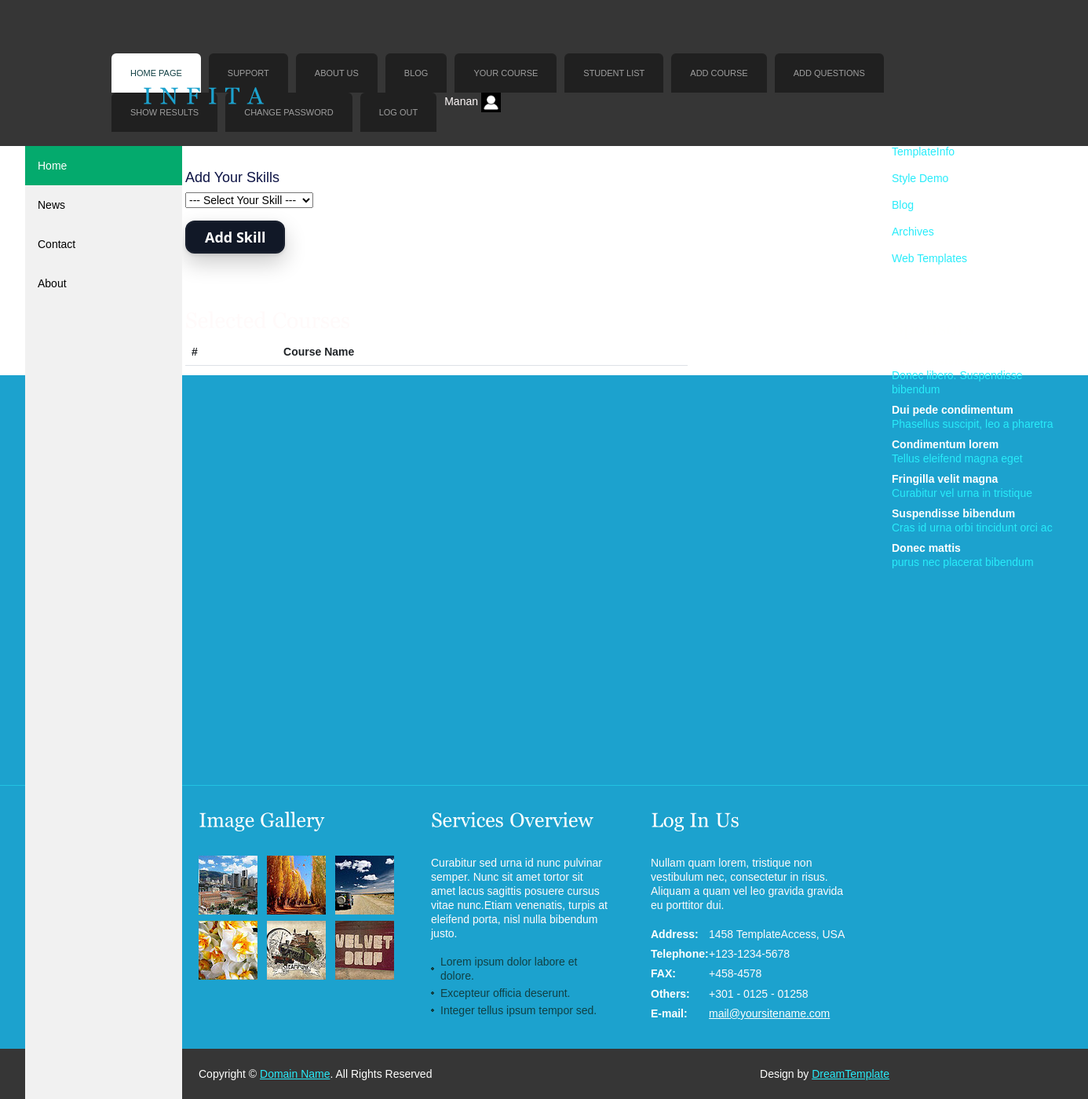
Page /facultyCourse/ (signed in) on the earlier database version.
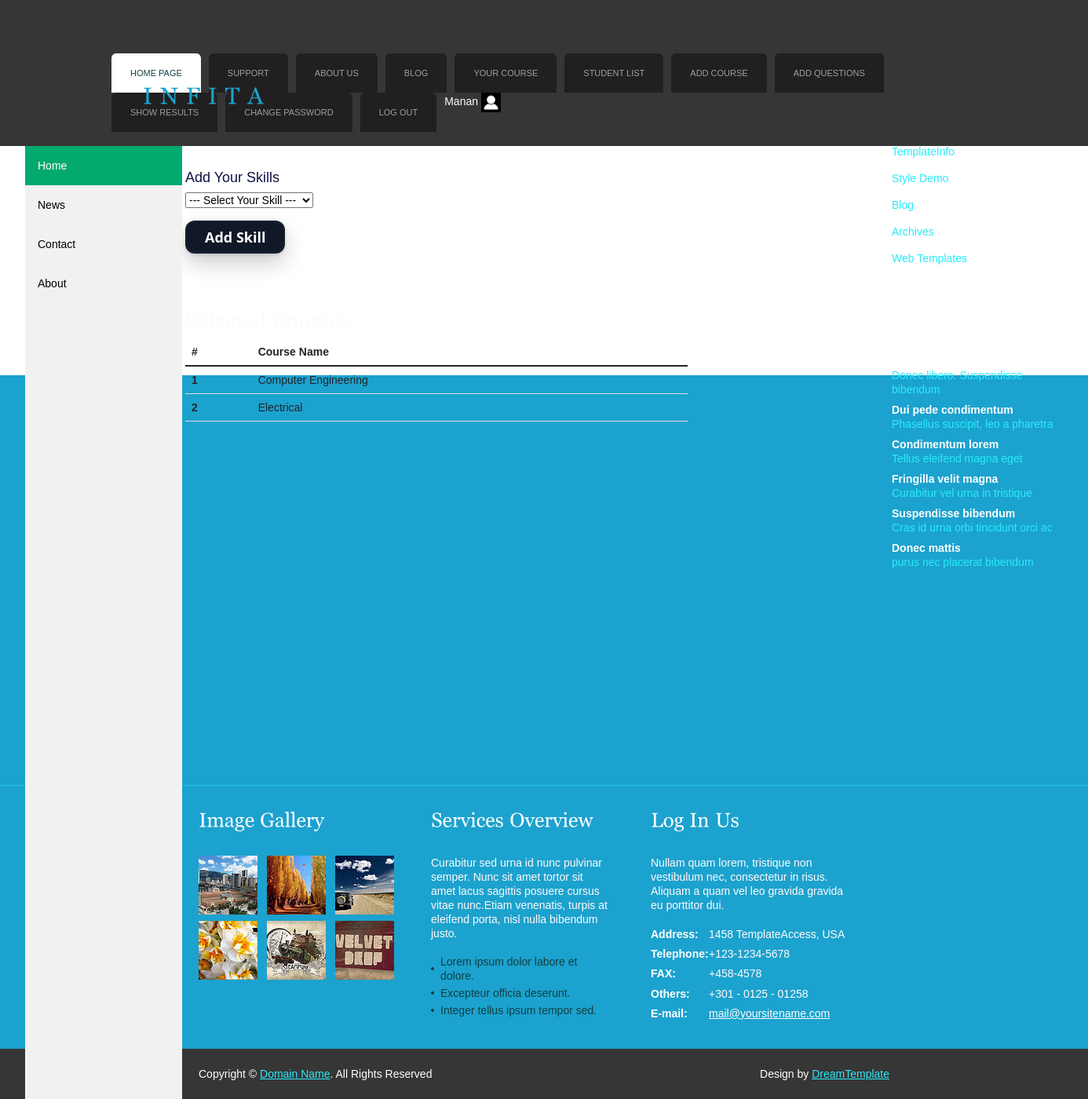
Same page on the later database version.
### onlineexamapp/models.py (models this page shows, shortened)
class FacultyCourses(models.Model):
    CHOICE = (
        ('Computer Engineering', 'Computer Engineering'),
        ('Mechanical', 'Mechanical'),
        ('Civil Engineering', 'Civil Engineering'),
        ('Electrical', 'Electrical')
    )
    faculty = models.ForeignKey(User, on_delete=models.CASCADE)
    facultyCourse = models.CharField(max_length=100, choices=CHOICE)

### onlineexamapp/views.py (the view)
# urls.py: path('facultyCourse/', views.facultyCourse, name='facultyCourse'),
def facultyCourse(request):
    faculty = User.objects.get(email = request.session['email'])
    facultyCourseList = FacultyCourses.objects.filter(faculty = faculty)
    if request.method == "POST":
        if request.POST['facultycourse'] == "--- Select Your Skill ---":
            msg = "Please Select Your Course"
            return render(request, 'facultyCourse.html', { 'facultyCourseList': facultyCourseList, 'msg': msg })
        else:
            try:
                FacultyCourses.objects.get(faculty = faculty, facultyCourse = request.POST['facultycourse'])
                msg = "This Course Is Already Selected"
                return render(request, 'facultyCourse.html', { 'facultyCourseList': facultyCourseList, 'msg': msg })
            except:
                FacultyCourses.objects.create(
                    faculty = faculty,
                    facultyCourse = request.POST['facultycourse']
                )
                return render(request, 'facultyCourse.html', { 'facultyCourseList': facultyCourseList })
    else:
        return render(request, 'facultyCourse.html', { 'facultyCourseList': facultyCourseList })

### onlineexamapp/templates/facultyCourse.html (shortened to what the changed rows need)
{% extends 'header.html' %}
{% load static %}
{% block content %}
<!DOCTYPE html
  PUBLIC "-//W3C//DTD XHTML 1.0 Transitional//EN" "http://www.w3.org/TR/xhtml1/DTD/xhtml1-transitional.dtd">
<html xmlns="http://www.w3.org/1999/xhtml">
<head>
</head>
<body>
  <div class="main">
    <div class="content">
      <div class="content_resize">
        <div class="mainbar">
          <div class="article">
            <h2><span>Faculty Course</span></h2>
          </div>
          <div class="article">
            <h2>
              <span>Faculty Course</span><br>
            </h2>
            <br><br><br><br>
            <div>
              <table class="table table-hover static-table" align="center" id="studentTable">
                <thead>
                  <tr>
                    <th scope="col">#</th>
                    <th scope="col">Course Name</th>
                  </tr>
                </thead>
                <tbody>
                  {% for i in facultyCourseList %}
                  <tr>
                    <th scope="row">{{forloop.counter}}</th>
                    <td>{{i.facultyCourse}}</td>
                  </tr>
                  {% endfor %}
                </tbody>
              </table>
            </div>
          </div>
        </div>
        <div class="sidebar">
          <div class="gadget">
            <h2 class="star"><span>Sidebar</span> Menu</h2>
          </div>
          <div class="gadget">
            <h2 class="star"><span>Sponsors</span></h2>
          </div>
        </div>
      </div>
    </div>
    <div class="fbg">
      <div class="fbg_resize">
        <div class="col c1">
          <h2><span>Image</span> Gallery</h2>
        </div>
        <div class="col c2">
          <h2><span>Services</span> Overview</h2>
        </div>
        <div class="col c3">
          <h2><span>Log In</span> Us</h2>
        </div>
      </div>
    </div>
  </div>
</body>
</html>
{% endblock %}

Differences in the rows shown:
added FacultyCourses: facultyCourse "Computer Engineering"
added FacultyCourses: facultyCourse "Electrical"
